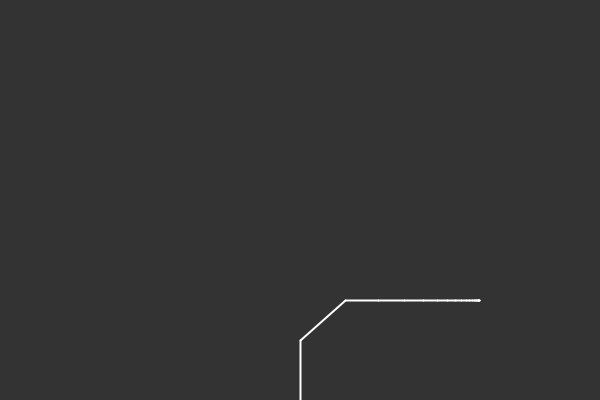
Frame 1 (no input)
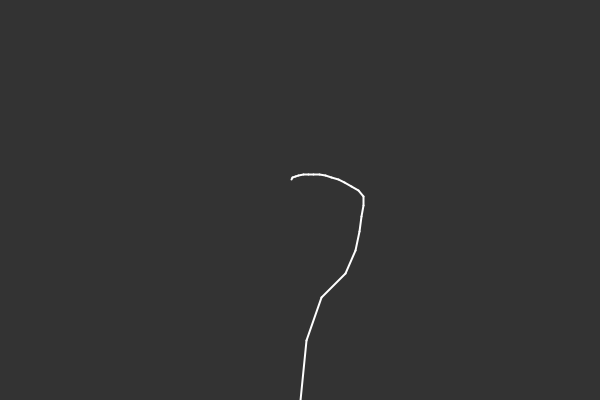
Frame 60 (the mouse pressed at the canvas centre just before this capture)
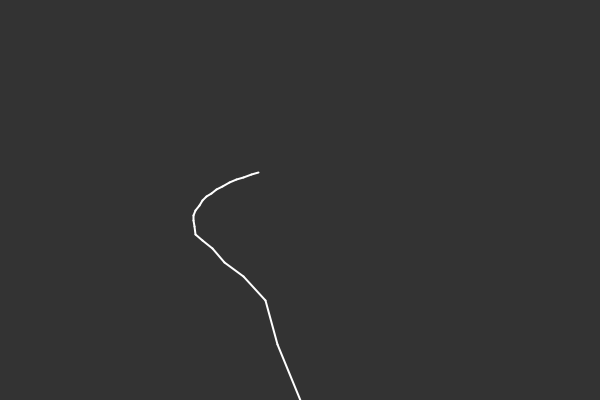
Frame 120 (the mouse held since frame 60 and released just before this capture)

The Processing sketch that drew these frames (run headless with seeded random() and noise(); from frame 60 on, the mouse is pressed at the canvas centre):

// Processing sketch: tenticle
// ── tenticle.pde
Arm first;
Arm current;
Arm next;

float len = 60;
float cut = 0.75;

void setup() {
  size(600, 400);
  
  first = new Arm(width/2, height, len, radians(270));
  current = first;
  len *= cut;
  next = new Arm(current.b.x, current.b.x, len, radians(0));
  next.parent = current;
  current.child = next;
  current = current.child;
  
  
  for(int i = 0; i < 20; i++) {
    len *= cut;
    Arm newArm = new Arm(current.b.x, current.b.y, len, radians(0));
    newArm.parent = current;
    current.child =  newArm;
    current = current.child;
  }
}


void draw() {
  background(51);
  
  
  current = first;
  while (current != null) {
   current.display();
   current.angle();
   current.update();
   current = current.child;
  }
  
}

// ── arm.pde


class Arm {
  PVector a;
  PVector b;
  float len;
  float angle;
  float selfA;
  Arm child;
  Arm parent;
  
  float xoff = random(1000);
  
  Arm(float x, float y, float len_, float angle_) {
    a = new PVector(x, y);
    len = len_;
    angle = angle_;
    selfA = angle;
    parent = null;
    calB();
  }

  void calB() {
    float x = len * cos(angle);
    float y = len * sin(angle);
    b = new PVector(a.x + x, a.y + y);
  }
  
  void angle() {
    //selfA += 0.01;
    float min = -1;;
    float max = 1;
    selfA = map(noise(xoff), 0, 1, min, max);
    xoff += 0.01;
  }
  
  void update() {
    angle = selfA;
    if (child != null) {
      child.a = b.copy(); 
    }
    if (parent != null) {
      angle += parent.angle; 
    }else  {
      angle += -PI/2; 
    }
    calB();
  }

  void display() {
    stroke(255); 
    strokeWeight(2);
    line(a.x, a.y, b.x, b.y);
  }
}
